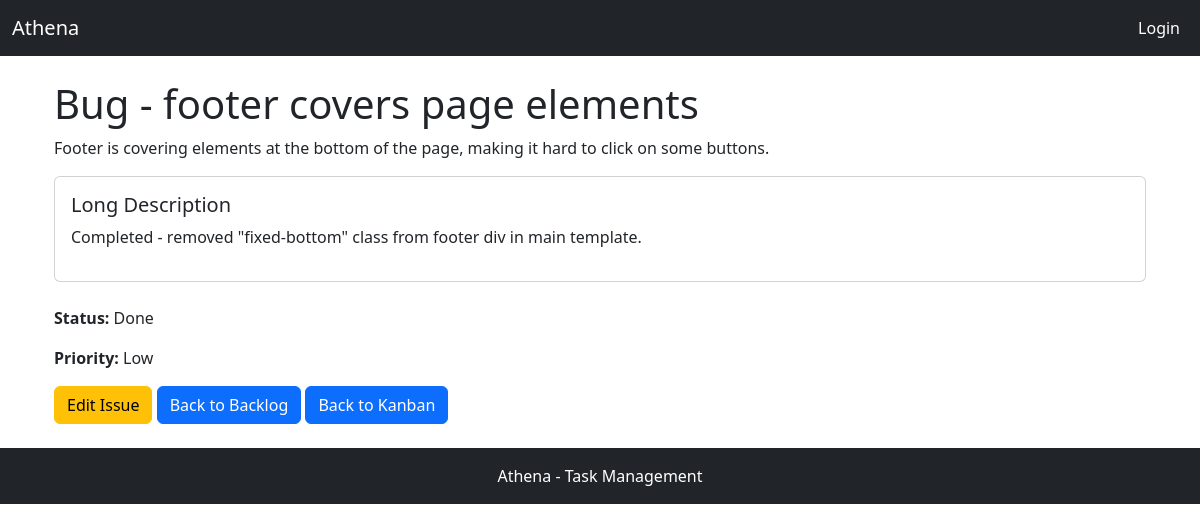
Page /issue/5/ on the earlier database version.
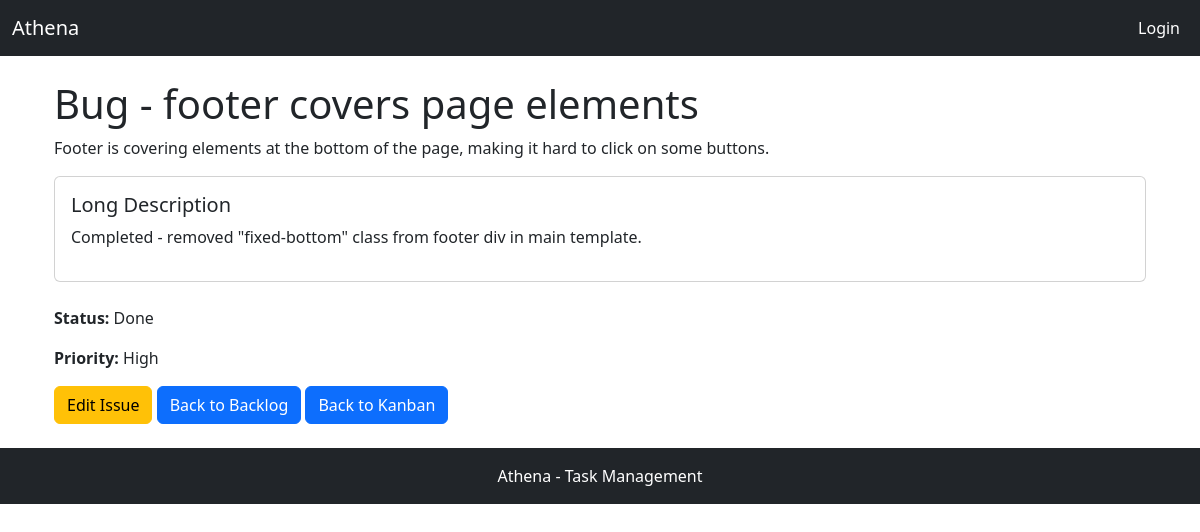
Same page on the later database version.
### apps/tickets/models.py (models this page shows, shortened)
class Issue(models.Model):
    STATUS_CHOICES = [
        ("TODO", "To Do"),
        ("IN_PROGRESS", "In Progress"),
        ("DONE", "Done"),
    ]
    PRIORITY_CHOICES = [
        ("LOW", "Low"),
        ("MEDIUM", "Medium"),
        ("HIGH", "High"),
    ]
    title = models.CharField(max_length=200)
    short_description = models.TextField()
    long_description = CKEditor5Field(
        "Long Description",
        config_name="extends",
        default="Long Description of issue",
        null=False,
        blank=False,
    )  # Rich text field
    priority = models.CharField(
        max_length=12,
        choices=PRIORITY_CHOICES,
        default="Medium",
        null=False,
        blank=False,  # Ensure that blank or null values are not allowed
    )
    status = models.CharField(
        max_length=12,
        choices=STATUS_CHOICES,
        default="TODO",
        null=False,
        blank=False,  # Ensure that blank or null values are not allowed
    )
    project = models.ForeignKey(Project, on_delete=models.CASCADE)
    created_at = models.DateTimeField(auto_now_add=True)
    updated_at = models.DateTimeField(auto_now=True)

### apps/tickets/views.py (the view)
def issue_detail_view(request, issue_id):
    issue = Issue.objects.get(id=issue_id)
    return render(request, "tickets/issue_detail.html", {"issue": issue})

### apps/tickets/templates/tickets/issue_detail.html (shortened to what this page needs)
{% extends "base.html" %}
{% block content %}
<div class="container mt-4">
    <h1>{{ issue.title }}</h1>
    <p>{{ issue.short_description }}</p>
    <div class="card mb-4">
        <div class="card-body">
            <h5 class="card-title">Long Description</h5>
            <div class="card-text">{{ issue.long_description|safe }}</div>
        </div>
    </div>
    <p><strong>Status:</strong> {{ issue.get_status_display }}</p>
    <p><strong>Priority:</strong> {{ issue.get_priority_display }}</p>
    <a href="{% url 'issue_update_view' issue.id %}" class="btn btn-warning">Edit Issue</a>
    <a href="{% url 'backlog_view' issue.project.id %}" class="btn btn-primary">Back to Backlog</a>
    <a href="{% url 'kanban_view' issue.project.id %}" class="btn btn-primary">Back to Kanban</a>
</div>
{% endblock %}

Differences in the rows shown:
changed Issue "Bug - footer covers page elements": priority "Low" → "High"
